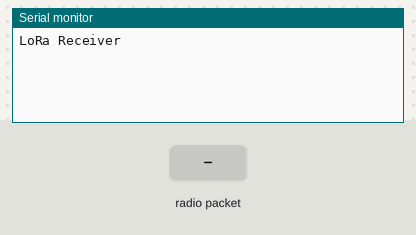
The sketch below on a simulated Arduino Uno, built with avr-gcc and run on an emulated ATmega328P. On the bench: the last lines printed to the serial monitor. Inputs (shaded band) come from the test bench. No radio packets arrive unless stated.

Above: at 1.2 s.
1.3 s: radio packet "5" arrives
At 1.6 s:
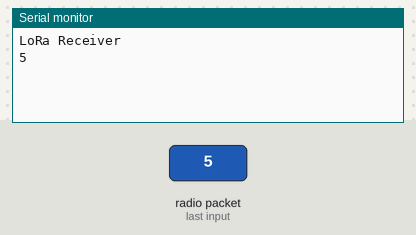
2.8 s: radio packet "a" arrives
At 3.9 s:
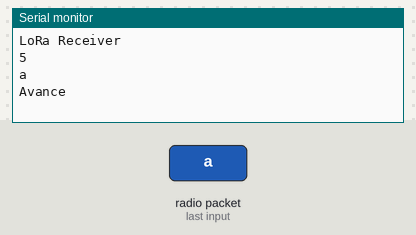

Measured:
- after the input at 1.3 s, the serial monitor: prints a new line at once (image 1)
- after the input at 2.8 s, the serial monitor: prints a new line after 0.06 s (image 2)

The sketch:

Code_Robot_recu.ino
```cpp
#include <SPI.h>
#include <LoRa.h>

void setup() {
  Serial.begin(9600);
  while (!Serial);

  Serial.println("LoRa Receiver");

  if (!LoRa.begin(915E6)) {
    Serial.println("Starting LoRa failed!");
    while (1);
  }
}


void loop() {
  recu();
}


void recu(){
  int packetSize = LoRa.parsePacket();
  if (packetSize) {
    String message = "";
    int lenm = 0;
    while (LoRa.available()) {
      char Z = (char)LoRa.read();
      message.concat(String(Z));
    }
    Serial.println(message);
    lenm = message.length();
    for (int i = 0 ; i<lenm ; i++){
      int n = 1;
      String nombres = "";
      while (isDigit(message.charAt(i+n))){
        nombres.concat(message.charAt(i+n)-48);
        n++;
      }
      int nombres_int = nombres.toInt();
      if ( message.charAt(i) == 'a'){
        if (nombres != 0){
          Serial.println("Avance");
          Serial.println(nombres_int);
        }else{
          Serial.println("Avance");
        }
      }else if (message.charAt(i) == 'r'){
        if (nombres != 0){
          Serial.println("Recule");
          Serial.println(nombres_int);
        }else{
          Serial.println("Recule");
        }
      }else if (message.charAt(i) == 'g'){
        if (nombres != 0){
          Serial.println("Gauche");
          Serial.println(nombres_int);
        }else{
          Serial.println("Gauche");
        }
      }else if (message.charAt(i) == 'd'){
        if (nombres != 0){
          Serial.println("Droite");
          Serial.println(nombres_int);
        }else{
          Serial.println("Droite");
        }
      }else{
      }
    }
    delay(1500);
    envoie("recu roger");
  }
}

void envoie(String msg){
  LoRa.beginPacket();
  LoRa.print(msg);
  LoRa.endPacket();
}
```
